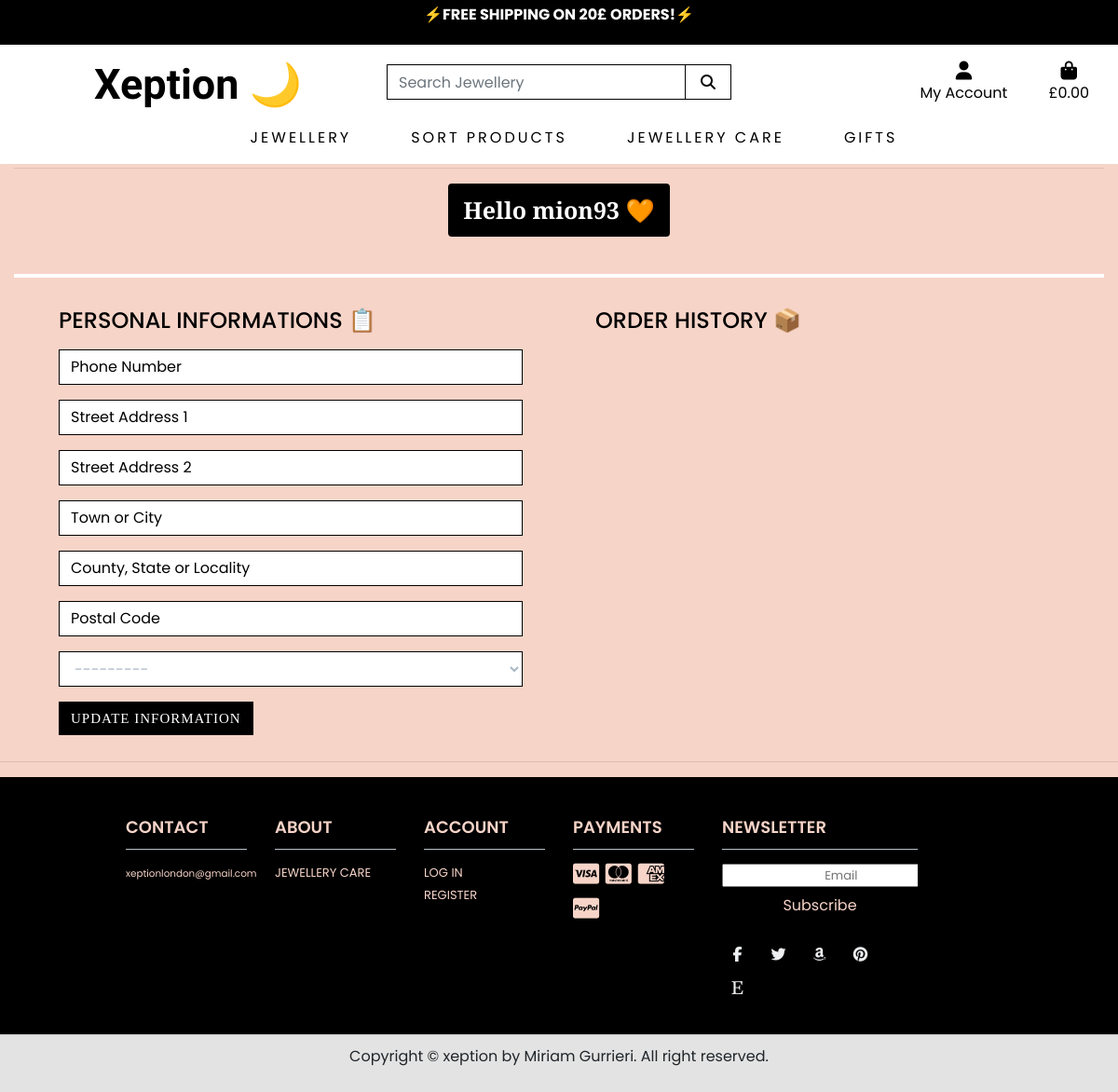
The app's page /profile/ (signed in), older data.
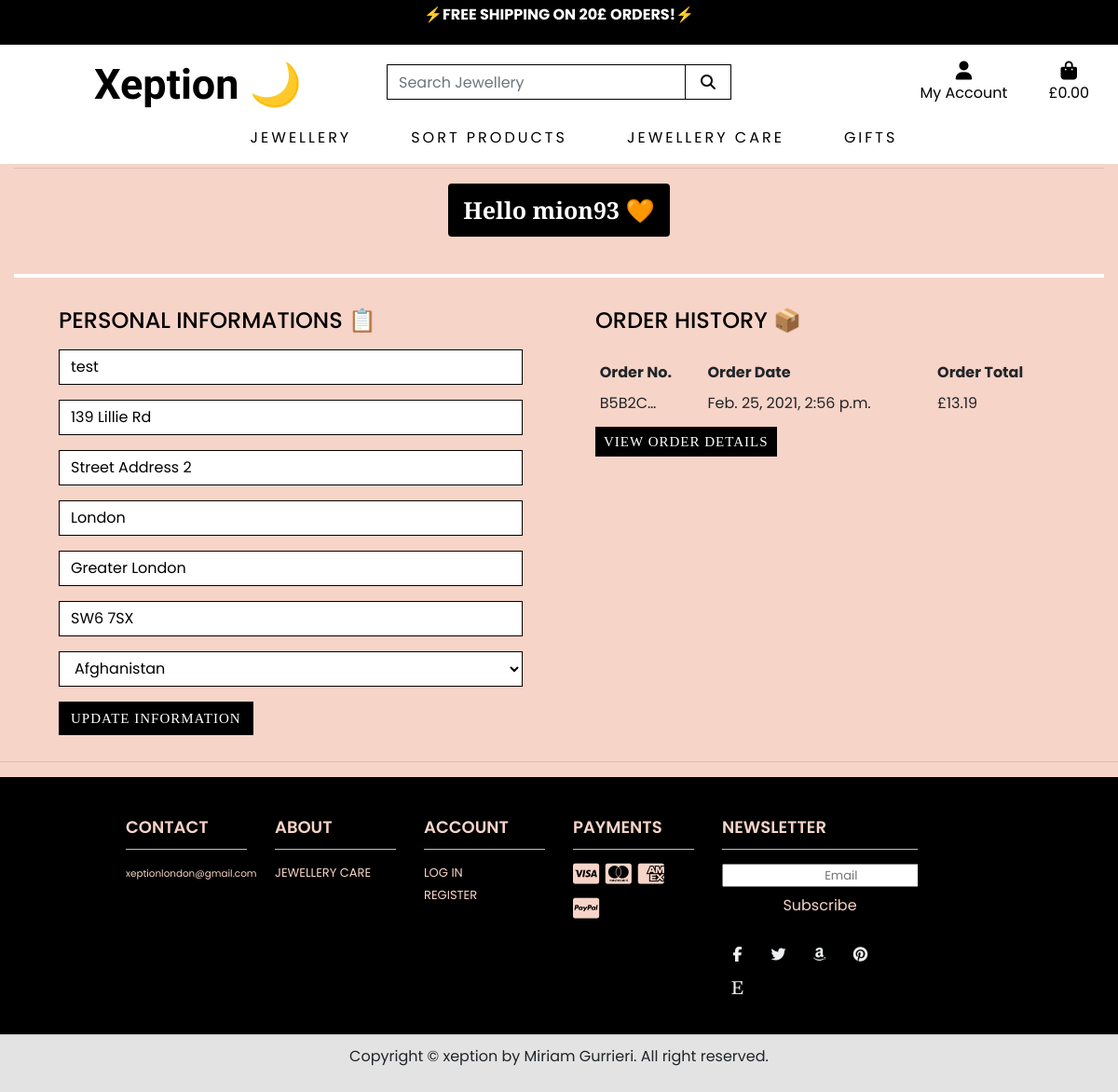
The same page, newer data.
### profiles/models.py (models this page shows, shortened)
class UserProfile(models.Model):
    user = models.OneToOneField(User, on_delete=models.CASCADE)
    default_phone_number = models.CharField(
        max_length=20, null=True, blank=True)
    default_street_address1 = models.CharField(
        max_length=80, null=True, blank=True)
    default_street_address2 = models.CharField(
        max_length=80, null=True, blank=True)
    default_town_or_city = models.CharField(
        max_length=40, null=True, blank=True)
    default_county = models.CharField(max_length=80, null=True, blank=True)
    default_postcode = models.CharField(max_length=20, null=True, blank=True)
    default_country = CountryField(
        blank_label='Country', null=True, blank=True)

### checkout/models.py (models this page shows, shortened)
class Order(models.Model):
    order_number = models.CharField(max_length=32, null=False, editable=False)
    user_profile = models.ForeignKey(UserProfile, on_delete=models.SET_NULL,
                                     null=True, blank=True,
                                     related_name='orders')
    full_name = models.CharField(max_length=50, null=False, blank=False)
    email = models.EmailField(max_length=254, null=False, blank=False)
    phone_number = models.CharField(max_length=20, null=False, blank=False)
    country = CountryField(blank_label='Country *', null=False, blank=False)
    postcode = models.CharField(max_length=20, null=True, blank=True)
    town_or_city = models.CharField(max_length=40, null=False, blank=False)
    street_address1 = models.CharField(max_length=80, null=False, blank=False)
    street_address2 = models.CharField(max_length=80, null=True, blank=True)
    county = models.CharField(max_length=80, null=True, blank=True)
    date = models.DateTimeField(auto_now_add=True)
    delivery_cost = models.DecimalField(
        max_digits=6, decimal_places=2, null=False, default=0)
    order_total = models.DecimalField(
        max_digits=10, decimal_places=2, null=False, default=0)
    grand_total = models.DecimalField(
        max_digits=10, decimal_places=2, null=False, default=0)
    original_bag = models.TextField(null=False, blank=False, default='')
    stripe_pid = models.CharField(
        max_length=254, null=False, blank=False, default='')

### profiles/views.py (the view)
# urls.py: path('', views.profile, name='profile'),
@login_required
def profile(request):
    profile = get_object_or_404(UserProfile, user=request.user)
    if request.method == 'POST':
        form = UserProfileForm(request.POST, instance=profile)
        if form.is_valid():
            form.save()
            messages.success(request, 'Profile updated successfully')
        else:
            messages.error(
                request, 'Update failed. Please ensure the form is valid.')
    else:
        form = UserProfileForm(instance=profile)
    orders = profile.orders.all()
    template = 'profiles/profile.html'
    context = {
        'form': form,
        'orders': orders,
        'on_profile_page': True
    }
    return render(request, template, context)

### profiles/templates/profiles/profile.html (shortened to what this page needs)
{% extends "base.html" %}
{% load static %}
{% block extra_css %}
<link rel="stylesheet" href="{% static 'profiles/css/profile.css' %}">
{% endblock %}
{% block page_header %}
<div class="header-container">
</div>
{% endblock %}
{% block content %}
<div class="mx-auto w-md-75">
    <div class="col text-center">
        <hr>
        <a class="category-badge text-decoration-none">
            <span class="p-3 mb-4 logo-font badge badge-white text-white bg-black"
                style="font-size: 25px; font-family: 'Prata', serif;">Hello {{ user.username }} &#129505;</span>
        </a>
        <hr style="border: 2px white solid;">
    </div>
    <div class="row mx-sm-4 justify-content-between ">
        <div class="col-12 col-lg-6">
            <div class=" pt-3 pb-5 px-4 mb-4 mb-lg-0">
                <h4 class="text-black ">PERSONAL INFORMATIONS &#128203;</h4>
                <form class="mt-3" action="{% url 'profile' %}" method="POST" id="profile-update-form">
                    {{ form|crispy }}
                    <button class="btn btn-black p-font rounded-0 text-uppercase float-left">Update Information</button>
                </form>
            </div>
        </div>
        <div class="col-12 col-lg-6 mb-4">
            <div class=" pt-3 pb-5 px-4">
                <h4 class="text-black">ORDER HISTORY &#128230;</h4>
                <div class="order-history table-responsive p-font">
                    {% for order in orders|dictsortreversed:"date" %}
                    <table class="table table-sm table-borderless mt-3 mb-2">
                        <thead>
                            <tr>
                                <th>Order No.</th>
                                <th>Order Date</th>
                                <th>Order Total</th>
                            </tr>
                        </thead>
                        <tbody>
                            <tr>
                                <td>
                                    {{ order.order_number|truncatechars:6 }}
                                </td>
                                <td>{{ order.date }}</td>
                                <td>£{{ order.grand_total }}</td>
                            </tr>
                        </tbody>
                    </table>
                    <a href="{% url 'order_history' order.order_number %}"
                        class="btn btn-black rounded-0 text-uppercase py-1 px-2">View Order Details</a>
                    {% endfor %}
                    <br>
                </div>
            </div>
        </div>
    </div>
</div>
{% endblock %}

### templates/base.html (shortened to what this page needs)
{% load static %}
<!DOCTYPE html>
<html lang="en">
<head>
    {% block corecss %}
    <link rel="stylesheet" href="https://stackpath.bootstrapcdn.com/bootstrap/4.4.1/css/bootstrap.min.css"
>
    <link rel="stylesheet" href="{% static 'css/base.css' %}">
    {% endblock %}
    {% block extra_css %}
    {% endblock %}
</head>
<body>
    <header class="container-fluid fixed-top">
        <div class="row black-banner py-1" style="background-color: black;">
            <div class="col-12">
                <p class="text-center text-white">
                    <strong> &#9889;FREE SHIPPING ON 20£ ORDERS!&#9889; </strong>
                </p>
            </div>
        </div>
        <div id="topnav" class="row pt-lg-2 d-none d-lg-flex" style="background-color: white;">
            <div class="col-12 col-lg-4 my-auto py-1 py-lg-0">
                <a href="{% url 'home' %}" class="nav-link main-logo-link">
                    <h2 class="logo-font text-black my-0"
                        style="text-decoration: none; color: black; font-size: 45px; padding-left: 70px;"><strong
                            style="font-family: 'Homemade Apple', cursive;">Xeption &#127769;</strong> </h2>
                </a>
            </div>
            <div class="col-12 col-lg-4 my-auto py-1 py-lg-0">
                <form method="GET" action="{% url 'products' %}">
                    <div class="input-group w-100">
                        <input class="form-control border border-black rounded-0" type="text" name="q"
                            placeholder="Search Jewellery">
                        <div class="input-group-append">
                            <button class="form-control btn text-black border border-black rounded-0" type="submit"
                                id="search-button">
                                <span class="icon">
                                    <i class="fas fa-search"></i>
                                </span>
                            </button>
                        </div>
                    </div>
                </form>
            </div>
            <div class="col-12 col-lg-4 my-auto py-1 py-lg-0">
                <ul class="list-inline list-unstyled text-center text-lg-right my-0">
                    <li class="list-inline-item dropdown">
                        <a class="text-black nav-link" href="#" id="user-options" data-toggle="dropdown"
                            aria-haspopup="true" aria-expanded="false">
                            <div class="text-center">
                                <div><i class="fas fa-user fa-lg"></i></div>
                                <p class="my-0">My Account</p>
                            </div>
                        </a>
                    </li>
                    <li class="list-inline-item">
                        <a class="{% if grand_total %}text-black {% else %}text-black{% endif %} nav-link"
                            href="{% url 'view_bag' %}">
                            <div class="text-center">
                                <div><i class="fas fa-shopping-bag fa-lg"></i></div>
                                <p class="my-0">
                                    {% if grand_total %}
                                    £{{ grand_total|floatformat:2 }}
                                    {% else %}
                                    £0.00
                                    {% endif %}
                                </p>
                            </div>
                        </a>
                    </li>
                </ul>
            </div>
        </div>
        <div class="row bg-white">
            <nav class="navbar navbar-expand-lg navbar-light w-100">
                {% include 'includes/main-nav.html' %}
            </nav>
        </div>
    </header>
    {% block page_header %}
    {% endblock %}
    {% block content %}
    {% endblock %}
    <hr>
    <footer>
        <div class="footer fixed-bottom" id="footer">
            <div class="container">
                <div class="row">
                    <div class="col-lg-2  col-md-2 col-sm-4 col-xs-6">
                        <h3> CONTACT </h3>
                        <ul>
                            <li> <a href="mailto:xeptionlondon@gmail.com"><small>xeptionlondon@gmail.com</small></a>
                            </li>
                        </ul>
                    </div>
                    <div class="col-lg-2  col-md-2 col-sm-4 col-xs-6">
                        <h3> ABOUT</h3>
                        <ul>
                            <li> <a href="{% url 'jewellery_care' %}"> JEWELLERY CARE </a> </li>
                        </ul>
                    </div>
                    <div class="col-lg-2  col-md-2 col-sm-4 col-xs-6">
                        <h3> ACCOUNT </h3>
                        <ul>
                            <li> <a href="{% url 'account_login' %}"> LOG IN </a> </li>
                            <li> <a href="{% url 'account_signup' %}"> REGISTER </a> </li>
                        </ul>
                    </div>
                    <div class="col-lg-2  col-md-2 col-sm-4 col-xs-6 ">
                        <h3> PAYMENTS</h3>
                        <p class="payments"><i class="fa fa-cc-visa lg"></i>
                            <i class="fa fa-cc-mastercard"></i>
                            <i class="fa fa-cc-amex"></i>
                            <i class="fa fa-cc-paypal"></i></p>
                    </div>
                    <div class="col-lg-3  col-md-3 col-sm-6 col-xs-12 ">
                        <h3> Newsletter </h3>
                        <ul>
                            <li>
                                <div class="input-append newsletter-box text-center">
                                    <input type="text" class="full text-center" placeholder="Email ">
                                    <button class="btn"> Subscribe </button>
                                </div>
                            </li>
                        </ul>
                        <ul class="social">
                            <li> <a href="https://www.facebook.com/"> <i class=" fa fa-facebook">   </i> </a> </li>
                            <li> <a href="https://twitter.com/"> <i class="fa fa-twitter">   </i> </a> </li>
                            <li> <a href="https://www.amazon.co.uk/"> <i class="fa fa-amazon">   </i> </a> </li>
                            <li> <a href="https://www.pinterest.co.uk/"> <i class="fa fa-pinterest">   </i> </a> </li>
                            <li> <a href="https://www.etsy.com/"> <i class="fa fa-etsy">   </i> </a> </li>
                        </ul>
                    </div>
                </div>
            </div>
        </div>
        <div class="footer-bottom">
            <div class="container text-center">
                <p class=""> Copyright © xeption by Miriam Gurrieri. All right reserved. </p>
            </div>
        </div>
    </footer>
</body>
</html>

### templates/includes/main-nav.html (shortened to what this page needs)
<div class="collapse navbar-collapse" id="main-nav">
    <ul class="navbar-nav w-auto mx-auto">
        <li class="nav-item dropdown">
            <a class="logo-font  nav-link text-black mr-5" href="#" id="clothing-link" data-toggle="dropdown"
                aria-haspopup="true" aria-expanded="false" style="letter-spacing: 3px;">
                JEWELLERY
            </a>
        </li>
        <li class="nav-item dropdown">
            <a class="logo-font  nav-link text-black mr-5" href="#" id="all-products-link" data-toggle="dropdown"
                aria-haspopup="true" aria-expanded="false" style="letter-spacing: 3px;">
                SORT PRODUCTS
            </a>
        </li>
        <li class="nav-item">
            <a class="logo-font  nav-link text-black mr-5" href="{% url 'jewellery_care' %}" id="home-link"
                aria-haspopup="true" aria-expanded="false" style="letter-spacing: 3px;">
                JEWELLERY CARE
            </a>
        </li>
        <li class="nav-item dropdown">
            <a class="logo-font  nav-link text-black" href="#" id="specials-link" data-toggle="dropdown"
                aria-haspopup="true" aria-expanded="false" style="letter-spacing: 3px;">
                GIFTS
            </a>
        </li>
    </ul>
</div>

Row changes from the older to the newer data that the page shows:
changed UserProfile: default_phone_number (not shown) → "test"; default_street_address1 (not shown) → "139 Lillie Rd"; default_town_or_city (not shown) → "London"; default_county (not shown) → "Greater London"; default_postcode (not shown) → "SW6 7SX"; default_country "---------" → "Afghanistan"
added Order: order_number "B5B2C…", date "Feb. 25, 2021, 2:56 p.m.", grand_total "13.19"
